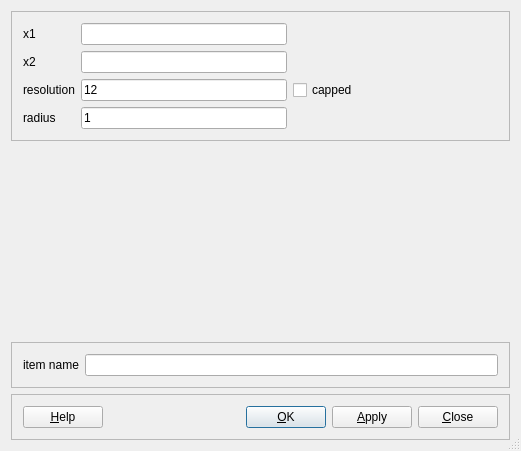
<?xml version="1.0" encoding="UTF-8"?>
<ui version="4.0">
 <class>CylConfigDialog</class>
 <widget class="QDialog" name="CylConfigDialog">
  <property name="geometry">
   <rect>
    <x>0</x>
    <y>0</y>
    <width>521</width>
    <height>451</height>
   </rect>
  </property>
  <property name="windowTitle">
   <string>configure cylinder</string>
  </property>
  <property name="sizeGripEnabled">
   <bool>true</bool>
  </property>
  <layout class="QVBoxLayout">
   <item>
    <widget class="Q3Frame" name="frame25">
     <property name="frameShape">
      <enum>QFrame::StyledPanel</enum>
     </property>
     <property name="frameShadow">
      <enum>QFrame::Raised</enum>
     </property>
     <layout class="QGridLayout">
      <item row="1" column="0">
       <widget class="QLabel" name="textLabel1_2_2_5">
        <property name="text">
         <string>x2</string>
        </property>
        <property name="wordWrap">
         <bool>false</bool>
        </property>
       </widget>
      </item>
      <item row="2" column="0">
       <widget class="QLabel" name="textLabel1_2_3">
        <property name="text">
         <string>resolution</string>
        </property>
        <property name="wordWrap">
         <bool>false</bool>
        </property>
       </widget>
      </item>
      <item row="0" column="2">
       <spacer name="spacer3">
        <property name="orientation">
         <enum>Qt::Horizontal</enum>
        </property>
        <property name="sizeType">
         <enum>QSizePolicy::Expanding</enum>
        </property>
        <property name="sizeHint" stdset="0">
         <size>
          <width>132</width>
          <height>20</height>
         </size>
        </property>
       </spacer>
      </item>
      <item row="2" column="2">
       <widget class="QCheckBox" name="capped_cb">
        <property name="text">
         <string>capped</string>
        </property>
       </widget>
      </item>
      <item row="3" column="0">
       <widget class="QLabel" name="textLabel1_2_3_2">
        <property name="text">
         <string>radius</string>
        </property>
        <property name="wordWrap">
         <bool>false</bool>
        </property>
       </widget>
      </item>
      <item row="3" column="1">
       <widget class="QLineEdit" name="radius">
        <property name="text">
         <string>1</string>
        </property>
       </widget>
      </item>
      <item row="2" column="1">
       <widget class="QLineEdit" name="res">
        <property name="text">
         <string>12</string>
        </property>
       </widget>
      </item>
      <item row="0" column="0">
       <widget class="QLabel" name="textLabel1_2_2_6">
        <property name="text">
         <string>x1</string>
        </property>
        <property name="wordWrap">
         <bool>false</bool>
        </property>
       </widget>
      </item>
      <item row="0" column="1">
       <widget class="QLineEdit" name="v1"/>
      </item>
      <item row="1" column="1">
       <widget class="QLineEdit" name="v2"/>
      </item>
     </layout>
    </widget>
   </item>
   <item>
    <spacer name="spacer2">
     <property name="orientation">
      <enum>Qt::Vertical</enum>
     </property>
     <property name="sizeType">
      <enum>QSizePolicy::Expanding</enum>
     </property>
     <property name="sizeHint" stdset="0">
      <size>
       <width>20</width>
       <height>20</height>
      </size>
     </property>
    </spacer>
   </item>
   <item>
    <widget class="Q3Frame" name="frame24">
     <property name="frameShape">
      <enum>QFrame::StyledPanel</enum>
     </property>
     <property name="frameShadow">
      <enum>QFrame::Raised</enum>
     </property>
     <layout class="QHBoxLayout">
      <item>
       <widget class="QLabel" name="textLabel1">
        <property name="text">
         <string>item name</string>
        </property>
        <property name="wordWrap">
         <bool>false</bool>
        </property>
       </widget>
      </item>
      <item>
       <widget class="QLineEdit" name="name_edit"/>
      </item>
     </layout>
    </widget>
   </item>
   <item>
    <widget class="Q3Frame" name="frame16">
     <property name="frameShape">
      <enum>QFrame::StyledPanel</enum>
     </property>
     <property name="frameShadow">
      <enum>QFrame::Raised</enum>
     </property>
     <layout class="QHBoxLayout">
      <item>
       <widget class="QPushButton" name="buttonHelp">
        <property name="text">
         <string>&amp;Help</string>
        </property>
        <property name="shortcut">
         <string>F1</string>
        </property>
        <property name="autoDefault">
         <bool>true</bool>
        </property>
       </widget>
      </item>
      <item>
       <spacer name="Horizontal Spacing2">
        <property name="orientation">
         <enum>Qt::Horizontal</enum>
        </property>
        <property name="sizeType">
         <enum>QSizePolicy::Expanding</enum>
        </property>
        <property name="sizeHint" stdset="0">
         <size>
          <width>150</width>
          <height>20</height>
         </size>
        </property>
       </spacer>
      </item>
      <item>
       <widget class="QPushButton" name="buttonOk">
        <property name="text">
         <string>&amp;OK</string>
        </property>
        <property name="shortcut">
         <string/>
        </property>
        <property name="autoDefault">
         <bool>true</bool>
        </property>
        <property name="default">
         <bool>true</bool>
        </property>
       </widget>
      </item>
      <item>
       <widget class="QPushButton" name="apply_pb">
        <property name="text">
         <string>&amp;Apply</string>
        </property>
        <property name="shortcut">
         <string>Alt+A</string>
        </property>
       </widget>
      </item>
      <item>
       <widget class="QPushButton" name="buttonCancel">
        <property name="text">
         <string>&amp;Close</string>
        </property>
        <property name="shortcut">
         <string>Alt+C</string>
        </property>
        <property name="autoDefault">
         <bool>true</bool>
        </property>
       </widget>
      </item>
     </layout>
    </widget>
   </item>
  </layout>
 </widget>
 <layoutdefault spacing="6" margin="11"/>
 <customwidgets>
  <customwidget>
   <class>Q3Frame</class>
   <extends>QFrame</extends>
   <header>Qt3Support/Q3Frame</header>
   <container>1</container>
  </customwidget>
 </customwidgets>
 <tabstops>
  <tabstop>v1</tabstop>
  <tabstop>v2</tabstop>
  <tabstop>res</tabstop>
  <tabstop>radius</tabstop>
  <tabstop>capped_cb</tabstop>
  <tabstop>name_edit</tabstop>
  <tabstop>buttonHelp</tabstop>
  <tabstop>buttonOk</tabstop>
  <tabstop>apply_pb</tabstop>
  <tabstop>buttonCancel</tabstop>
 </tabstops>
 <resources/>
 <connections>
  <connection>
   <sender>buttonOk</sender>
   <signal>clicked()</signal>
   <receiver>CylConfigDialog</receiver>
   <slot>accept()</slot>
   <hints>
    <hint type="sourcelabel">
     <x>20</x>
     <y>20</y>
    </hint>
    <hint type="destinationlabel">
     <x>20</x>
     <y>20</y>
    </hint>
   </hints>
  </connection>
  <connection>
   <sender>buttonCancel</sender>
   <signal>clicked()</signal>
   <receiver>CylConfigDialog</receiver>
   <slot>reject()</slot>
   <hints>
    <hint type="sourcelabel">
     <x>20</x>
     <y>20</y>
    </hint>
    <hint type="destinationlabel">
     <x>20</x>
     <y>20</y>
    </hint>
   </hints>
  </connection>
 </connections>
</ui>
